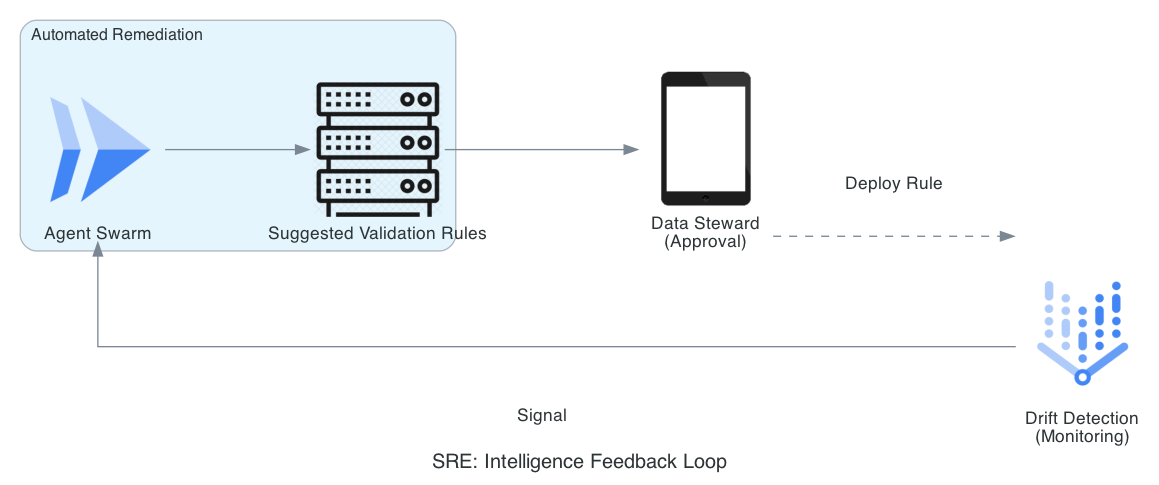

Write the Python code that produced this figure.
from diagrams import Diagram, Cluster, Edge
from diagrams.gcp.ml import VertexAI
from diagrams.gcp.compute import Run
from diagrams.generic.device import Tablet
from diagrams.generic.compute import Rack

graph_attr = {
    "pad": "0.1",
    "nodesep": "1.2",
    "ranksep": "1.5",
    "bgcolor": "transparent"
}

with Diagram(
    "SRE: Intelligence Feedback Loop", 
    show=False, 
    filename="gov_intelligence_loop", 
    direction="LR", 
    graph_attr=graph_attr
):
    detect = VertexAI("Drift Detection\n(Monitoring)")
    
    with Cluster("Automated Remediation"):
        swarm = Run("Agent Swarm")
        proposal = Rack("Suggested Validation Rules")

    steward = Tablet("Data Steward\n(Approval)")

    detect >> Edge(label="Signal") >> swarm >> proposal >> steward
    steward >> Edge(label="Deploy Rule", style="dashed") >> detect
